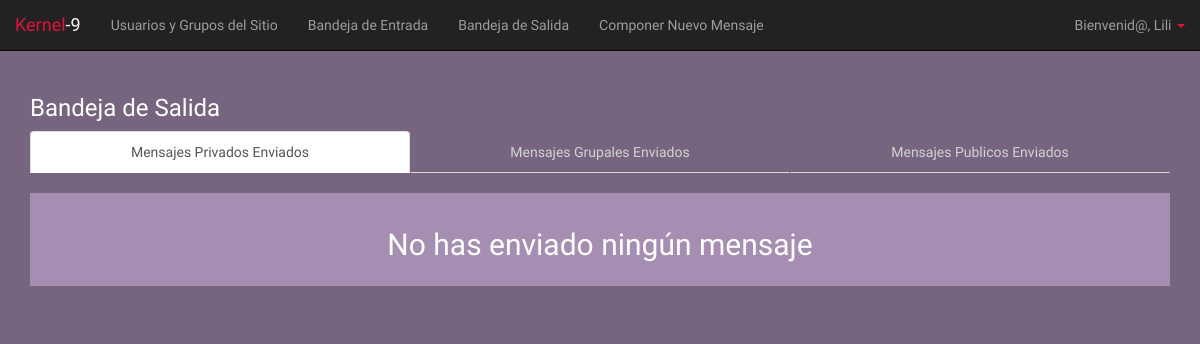
Before: /outbox.php (signed in) with the older database file.
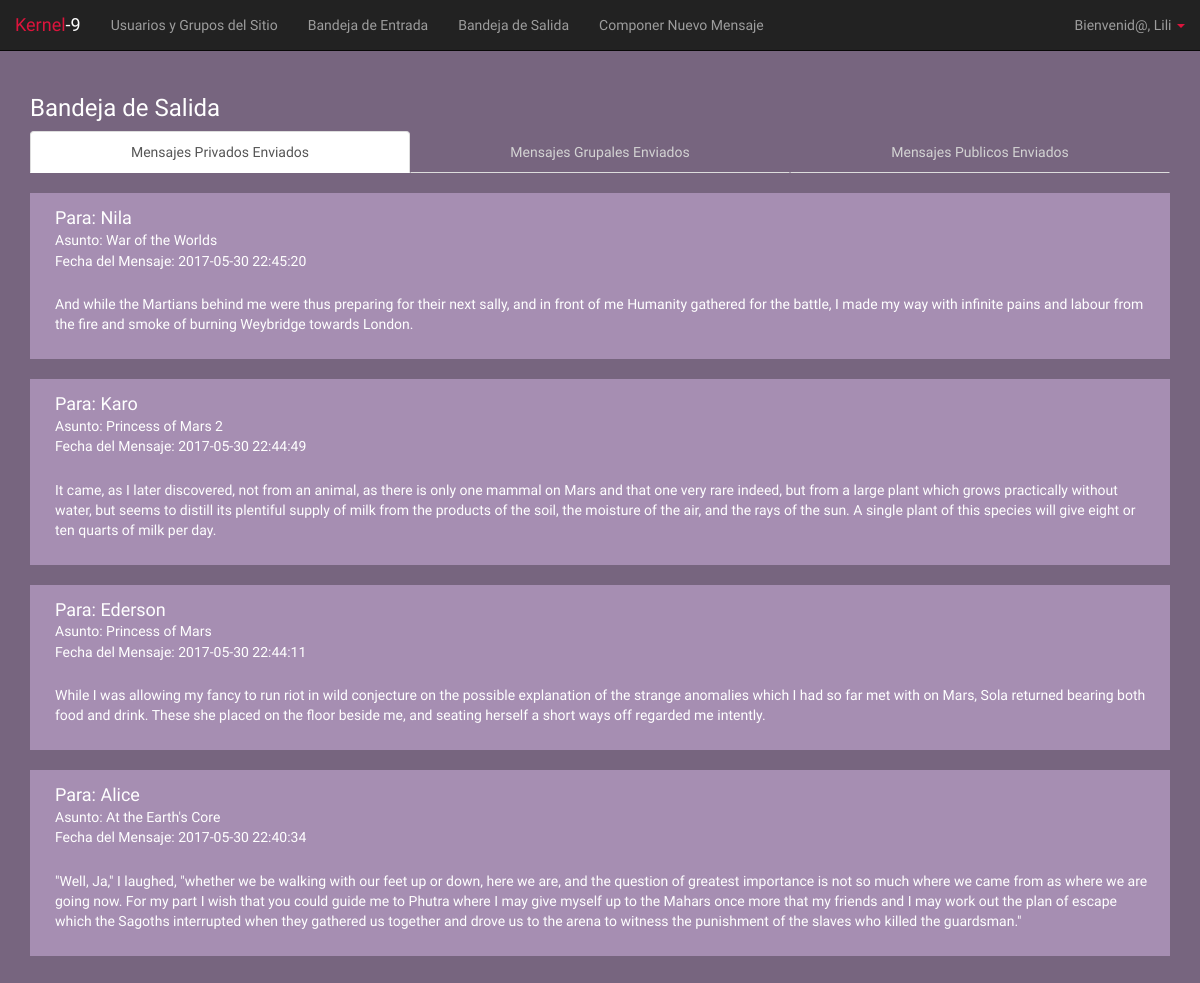
After: the same page with the newer database file.
### tables this page shows
CREATE TABLE `mensajes_privados` (
  `message_id` int(11) NOT NULL,
  `message_sender` int(11) NOT NULL,
  `message_receiver` int(11) NOT NULL,
  `message_issue` varchar(50) NOT NULL,
  `message_body` text NOT NULL,
  `message_date` timestamp NOT NULL DEFAULT CURRENT_TIMESTAMP ON UPDATE CURRENT_TIMESTAMP
);

CREATE TABLE `usuarios` (
  `user_id` int(11) NOT NULL,
  `user_name` varchar(20) NOT NULL,
  `user_email` varchar(40) NOT NULL,
  `user_age` tinyint(4) NOT NULL,
  `user_pass` varchar(255) NOT NULL,
  `user_genre` varchar(255) NOT NULL,
  `user_groups` varchar(200) NOT NULL,
  `user_isAdmin` tinyint(1) NOT NULL
);

### includes/functions.php (the view, shortened to what this page needs)
<?php
function get_username_from_id($mysqli, $id){
	$query = "SELECT user_name FROM usuarios WHERE user_id='$id'";
	$resultado = $mysqli->query($query) or die ($mysqli->error. " en la línea ".(__LINE__-1));
	$stuff = $resultado->fetch_assoc();
	return $stuff['user_name'];
}
function get_sent_messages($mysqli, $sender, $table){
	$query = "SELECT * FROM $table WHERE message_sender='$sender' ORDER BY message_date DESC";
	$resultado = $mysqli->query($query) or die ($mysqli->error. " en la línea ".(__LINE__-1));
	$rows = mysqli_num_rows($resultado);
	if($rows > 0){
		while ($mensaje = $resultado->fetch_assoc()) {
			echo '
			<div class="row section">
				<div class="col-md-12 message">
					<div class="media">
						<div class="media-body media-right">';
							if ($table == "mensajes_privados") {
								$receptor = get_username_from_id($mysqli, $mensaje["message_receiver"]);
								echo '<h4 class="media-heading"> Para: '.$receptor.'</h4>';
								echo '<h5 class="media-heading"> Asunto: '.$mensaje["message_issue"].'</h5>';
							} elseif ($table == "mensajes_grupales") {
								echo '<h4 class="media-heading"> Grupo: '.$mensaje["message_group"].'</h4>';
								echo '<h5 class="media-heading"> Asunto: '.$mensaje["message_issue"].'</h5>';
							} else {
								echo '<h4 class="media-heading"> Asunto: '.$mensaje["message_issue"].'</h4>';
							}
							echo '
							<h5 class="media-heading"> Fecha del Mensaje: '.$mensaje["message_date"].'</h5><br>
							<p>'.$mensaje["message_body"].'</p>
						</div>
					</div>
				</div>
			</div>
			';
		}
	} else {
		echo '
		<div class="row section" style="text-align:center;">
			<h2> No has enviado ningún mensaje</h2>
		</div>
		';
	}
}
?>

### outbox.php (shortened to what this page needs)
<?php
require('includes/db.php');
?>
<!DOCTYPE html>
<html lang="es">
<head>
	<?php require "includes/header.php"; ?>
	<link rel="stylesheet" type="text/css" href="css/messages.css">
</head>
<body>
	<?php require "includes/navbar.php"; ?>
	<?php require "includes/functions.php"; ?>
	<?php
	if (!isset($_SESSION['username'])) {
		echo '
		<div class="container-fluid">
			<div class="row section" style="text-align:center;">
				<h2> Debes estar registrado y haber iniciado sesión para poder ver / enviar mensajes </h2>
			</div>
		</div>
		';
	} else {
		?>
		<div class="container">
			<div class="row">
				<div class="col-lg-12">
					<h3>Bandeja de Salida</h3>
				</div>
				<div class="col-lg-12">
					<ul class="nav nav-tabs nav-justified">
						<li class="active"><a data-toggle="tab" href="#private-messages">Mensajes Privados Enviados</a></li>
						<li><a data-toggle="tab" href="#group-messages">Mensajes Grupales Enviados</a></li>
						<li><a data-toggle="tab" href="#public-messages">Mensajes Publicos Enviados</a></li>
					</ul>
					<div class="tab-content">
						<div id="private-messages" class="tab-pane fade in active messages-container">
							<?php get_sent_messages($mysqli, $_SESSION['user_id'], 'mensajes_privados'); ?>
						</div>
					</div>
				</div>
			</div>
		</div>
		<?php
	} ?>
</body>
</html>

### includes/header.php (shortened to what this page needs)
<link rel="stylesheet" href="https://maxcdn.bootstrapcdn.com/bootstrap/3.3.7/css/bootstrap.min.css">
<link rel="stylesheet" type="text/css" href="css/body-style.css">

### includes/navbar.php (shortened to what this page needs)
<nav class="navbar navbar-inverse navbar-fixed-top">
	<div class="container-fluid">
		<div class="navbar-header">
			<a class="navbar-brand" href="index.php"><span>Kernel</span>-9</a>
		</div>
		<div class="collapse navbar-collapse" id="myNavbar">
			<ul class="nav navbar-nav">
				<?php
				echo '<li><a href="lists.php">Usuarios y Grupos del Sitio</a></li>';
				if (!isset($_SESSION['username'])) {
				} else {
					echo '<li><a href="messages.php">Bandeja de Entrada</a></li>';
					echo '<li><a href="outbox.php">Bandeja de Salida</a></li>';
					echo '<li><a href="compose.php">Componer Nuevo Mensaje</a></li>';
				}
				?>
			</ul>
			<ul class="nav navbar-nav navbar-right">
				<?php
				if (!isset($_SESSION['username'])) {
					echo '<li><a href="register.php"><span class="glyphicon glyphicon-user"></span> Registrate</a></li>
					<li><a href="login.php"><span class="glyphicon glyphicon-log-in"></span> Iniciar Sesion</a></li>';
				} else {
					echo '
					<li class="dropdown">
						<a class="dropdown-toggle" data-toggle="dropdown" href="#">Bienvenid@, '.$_SESSION['username'].' <span class="caret"></span></a>
						<ul class="dropdown-menu">
							<li><a href="compose.php">Componer Nuevo Mensaje</a></li>';
							echo '
							<li><a href="logout.php">Logout</a></li>
						</ul>
					</li>'
					;
				}
				?>
			</ul>
		</div>
	</div>
</nav>

### css/body-style.css (style rules this page uses)
body { margin-top:175px; background: url('../img/silkbrush8.png'); background-repeat: no-repeat; background-attachment: fixed; background-color: #77657f; color: white; font-family: 'Fira Sans', sans-serif; }
.navbar { font-family: 'Asap', sans-serif; }
.navbar span { color: crimson; }

### css/messages.css (style rules this page uses)
body { margin-top: 75px; }
.message .media-body { vertical-align: top; }
.nav-tabs > li > a { color: lightgray; }
.section { background-color: #a68eb2; margin-top: 20px; padding-top: 15px; padding-bottom: 15px; margin-right: 0; margin-left: 0; }
.messages-container { margin-bottom: 30px; }

Changed rows visible on the page:
added mensajes_privados: message_receiver.user_name "Nila", message_issue "War of the Worlds", message_date "2017-05-30 22:45:20", message_body "And while the Martians behind me were thus preparing for their next sally, and in front of me Humanity gathered for the battle, I made my way with infinite pains and labour from the fire and smoke of burning Weybridge towards London."
added mensajes_privados: message_receiver.user_name "Karo", message_issue "Princess of Mars 2", message_date "2017-05-30 22:44:49", message_body "It came, as I later discovered, not from an animal, as there is only one mammal on Mars and that one very rare indeed, but from a large plant which grows practically without water, but seems to distill its plentiful supply of milk from the products of the soil, the moisture of the air, and the rays of the sun. A single plant of this species will give eight or ten quarts of milk per day."
added mensajes_privados: message_receiver.user_name "Ederson", message_issue "Princess of Mars", message_date "2017-05-30 22:44:11", message_body "While I was allowing my fancy to run riot in wild conjecture on the possible explanation of the strange anomalies which I had so far met with on Mars, Sola returned bearing both food and drink. These she placed on the floor beside me, and seating herself a short ways off regarded me intently."
added mensajes_privados: message_receiver.user_name "Alice", message_issue "At the Earth's Core", message_date "2017-05-30 22:40:34", message_body "\"Well, Ja,\" I laughed, \"whether we be walking with our feet up or down, here we are, and the question of greatest importance is not so much where we came from as where we are going now. For my part I wish that you could guide me to Phutra where I may give myself up to the Mahars once more that my friends and I may work out the plan of escape which the Sagoths interrupted when they gathered us together and drove us to the arena to witness the punishment of the slaves who killed the guardsman.\""
Other visible differences:
text no longer shown: "No has enviado ningún mensaje"
